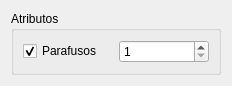
<?xml version="1.0" encoding="UTF-8"?>
<ui version="4.0">
 <class>PurlinsForm</class>
 <widget class="QDialog" name="PurlinsForm">
  <property name="geometry">
   <rect>
    <x>0</x>
    <y>0</y>
    <width>232</width>
    <height>84</height>
   </rect>
  </property>
  <property name="sizePolicy">
   <sizepolicy hsizetype="MinimumExpanding" vsizetype="MinimumExpanding">
    <horstretch>0</horstretch>
    <verstretch>0</verstretch>
   </sizepolicy>
  </property>
  <property name="windowTitle">
   <string>Beam Properties</string>
  </property>
  <layout class="QGridLayout" name="gridLayout_2">
   <item row="0" column="0">
    <widget class="QGroupBox" name="groupBox_2">
     <property name="title">
      <string>Atributos</string>
     </property>
     <layout class="QGridLayout" name="gridLayout">
      <item row="0" column="0">
       <widget class="QCheckBox" name="checkBoxToggleBoltsNumber">
        <property name="text">
         <string>Parafusos</string>
        </property>
        <property name="checked">
         <bool>true</bool>
        </property>
        <property name="objectProperty" stdset="0">
         <string notr="true">BoltsNumber</string>
        </property>
        <property name="widgetAction" stdset="0">
         <string notr="true">toggleModifyProperty</string>
        </property>
       </widget>
      </item>
      <item row="0" column="1">
       <widget class="QSpinBox" name="spinBoxBoltsNumber">
        <property name="contextMenuPolicy">
         <enum>Qt::NoContextMenu</enum>
        </property>
        <property name="suffix">
         <string/>
        </property>
        <property name="minimum">
         <number>1</number>
        </property>
        <property name="maximum">
         <number>2</number>
        </property>
        <property name="value">
         <number>1</number>
        </property>
        <property name="objectProperty" stdset="0">
         <string notr="true">BoltsNumber</string>
        </property>
        <property name="widgetAction" stdset="0">
         <string notr="true"/>
        </property>
       </widget>
      </item>
     </layout>
    </widget>
   </item>
  </layout>
 </widget>
 <resources/>
 <connections/>
</ui>
